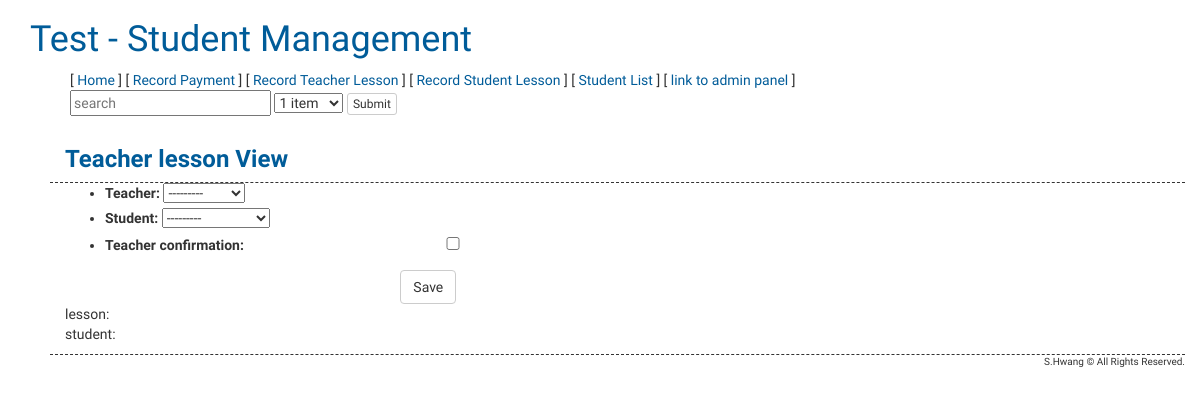
The page /teacher_lesson/1/ on the database as committed earlier.
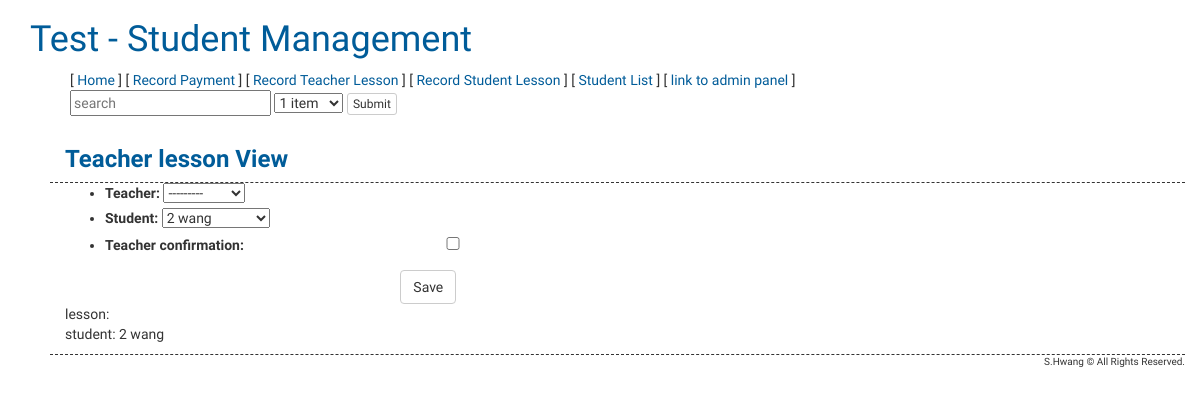
The same page on the database as committed later.
### stumgmt/models.py (models this page shows, shortened)
class Student(models.Model):
    parent_name = models.CharField(max_length = 100)
    student_name = models.CharField(max_length = 100)
    email_1 = models.EmailField(max_length = 256)
    student_age = models.IntegerField(default = None)
    phone_number_1 = models.CharField(max_length = 20, blank = True, null = True)
    t_and_c = models.BooleanField(default = False)
    email_2 = models.EmailField(max_length = 256, blank = True, null = True)
    address = models.CharField(max_length = 256, blank = True, null = True)
    phone_number_2 = models.CharField(max_length = 20, blank = True, null = True)
    preferred_lesson = models.CharField(max_length = 50, blank = True, null = True)
    registration_note = models.TextField(blank = True, null = True)
    teacher = models.ForeignKey('auth.User', blank = True, null = True)
    student_rate = models.IntegerField(default = 0)
    active = models.BooleanField(default = False)
    LOCATION_CHOICES = (
        ('Home', 'Home'),
        ('Studio', 'Studio'),
    )
    location = models.CharField(max_length = 10, choices = LOCATION_CHOICES, default = 'Studio')
    student_since = models.DateTimeField(default = timezone.now)
    def __unicode__(self):
        return self.student_name

### stumgmt/views.py (the view)
# urls.py: url(r'^teacher_lesson/(?P<pk>[0-9]+)/$', views.teacher_lesson, name='new_teacher_lesson'),
def teacher_lesson(request, **pk):
	try:
		lesson = get_object_or_404(Lesson, pk=pk['pk'])
		student = lesson.student
		student_o = get_object_or_404(Student, pk=student.pk)
		default_data = {
			'student': student_o,
			}
	except:
		pass
	if request.method == 'POST':
		form = TeacherLessonForm(request.POST, instance=lesson)
		if form.is_valid():
			confirm = form.save(commit = False)
			confirm.stash()
			return redirect('index')
	else:
		try:
			form = TeacherLessonForm(initial=default_data)
		except:
			form = TeacherLessonForm()
	try:
		context = {'form': form, 'student': student_o}
	except:
		context = {'form': form}
	return render(request, 'stumgmt/lesson.html', context)

### stumgmt/forms.py
class TeacherLessonForm(forms.ModelForm):
    class Meta:
        model = Lesson
        fields = (
            'teacher',
            'student',
            'teacher_confirmation',
            )

### stumgmt/templates/stumgmt/lesson.html (shortened to what this page needs)
{% extends "stumgmt/base.html" %}
{% load staticfiles %}
{% block content %}
	<div class="row" id="subheader">
		<div class="col-xs-12 h3" id="pagetitle"><strong>Teacher lesson View</strong></div>
	</div>
	<div class="row">
		<div class="col-xs-8">
			<form method="POST" class="post-form">
				<div>
					<ul>
						{{form.as_ul }}
					</ul>
				</div>
				<div class="button">
					<button type='submit' class="save btn btn-default">Save</button>
				</div>
			</form>
			<p>
				lesson: {{lesson}} <br />
				student: {{student}}
			</p>
		</div>
	</div>
{% endblock %}

Rows that differ between the two databases and show on the page:
added Student: student_name "2 wang"
Other text that changed with them:
form field student: "---------" → "2 wang"
